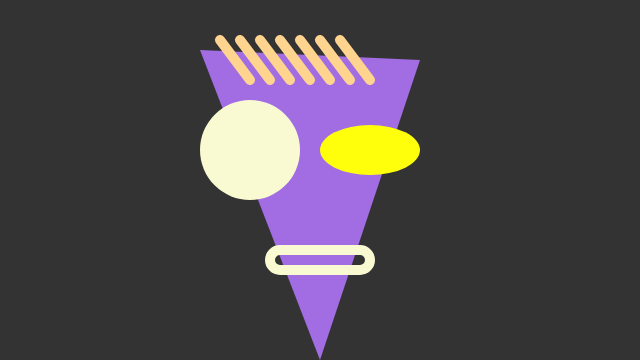
Frame 1 (no input)
Frame 60 (no input): identical to frame 1, image omitted
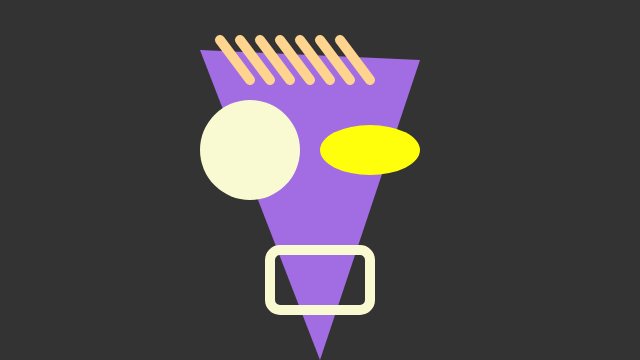
Frame 120 (the mouse pressed at the canvas centre since frame 60)

The p5.js sketch that drew these frames (run headless with seeded random() and noise() and a simulated clock; from frame 60 on, the mouse is pressed at the canvas centre):

// p5.js sketch
// ── sketch.js
/*
	self portrait v2 
	by owen roberts
*/



// global scope
var x; // character origin
var y = 150;

var eyeSize = 100;
var mouthSize = eyeSize;

var faceRed = 162;
var faceGreen = 108;
var faceBlue = 227;

function setup() {
	createCanvas(640, 360);
	x = width / 2;
}


function draw() {
	background(51);

	// face
	noStroke();
	fill(faceRed, faceGreen, faceBlue); // purple
	triangle(x - 120, y - 100, x + 100, y - 90, x, y + 210);

	// eyes
	fill("LIGHTGOLDENRODYELLOW");
	circle(x - 70, y, eyeSize); // left

	fill("#FFFF0B"); // similar to lightgoldenrodyellow
	ellipse(x + 50, y, eyeSize, eyeSize / 2); // right

	// mouth
	stroke("LIGHTGOLDENRODYELLOW");
	strokeWeight(10);
	noFill();

	var mouthHeight = map(mouseY, 0, height, mouthSize / 5, mouthSize);
	
	rect(x - 50, y + 100, mouthSize, mouthHeight, mouthSize / 10);

	// hair
	stroke(254, 212, 143); // yellowish brown

	line(x - 100, y - 110, x - 70, y - 70);
	line(x - 80, y - 110, x - 50, y - 70);
	line(x - 60, y - 110, x - 30, y - 70);
	line(x - 40, y - 110, x - 10, y - 70);
	line(x - 20, y - 110, x + 10, y - 70);
	line(x, y - 110, x + 30, y - 70);
	line(x + 20, y - 110, x + 50, y - 70);
}
